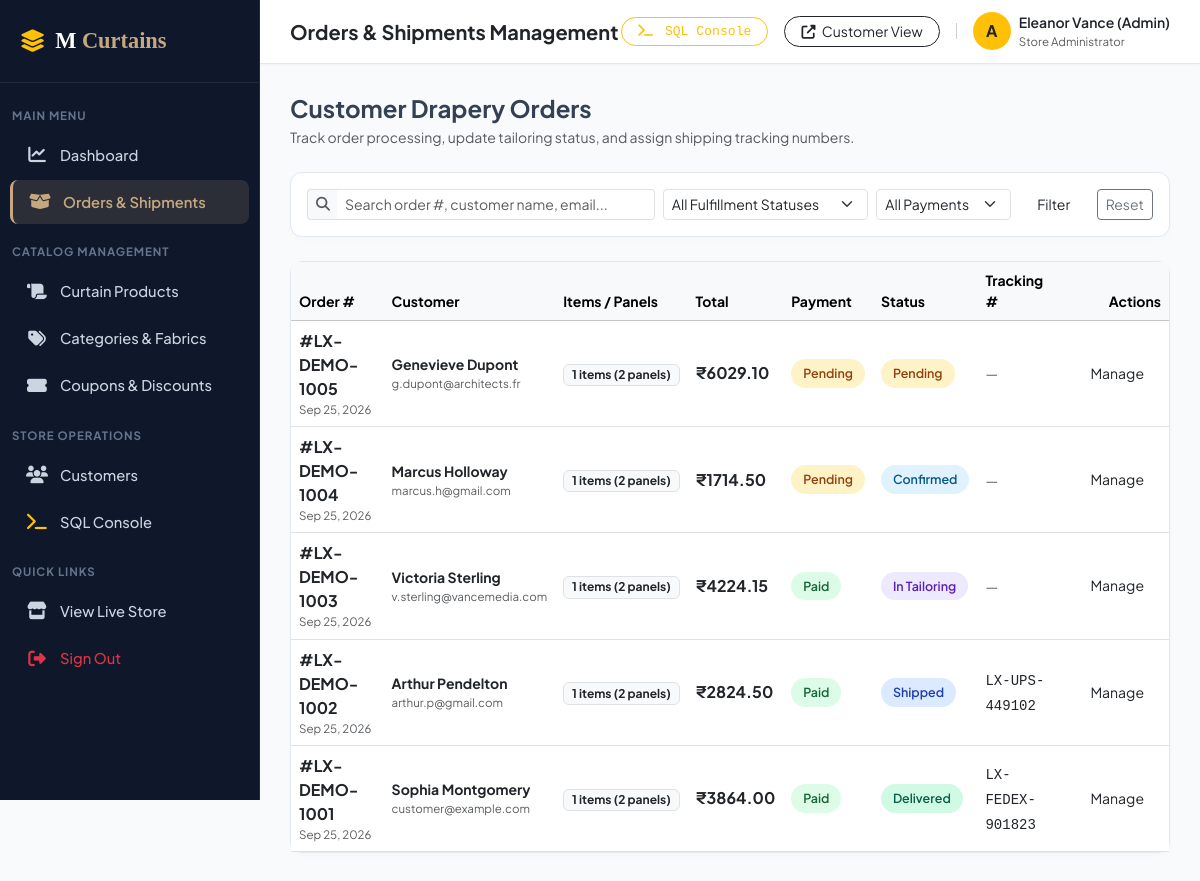
/store-admin/orders/ (signed in), run on the app's committed database.
### apps/user_app/models.py (models this page shows, shortened)
class Order(models.Model):
    STATUS_CHOICES = (
        ('Pending', 'Pending Confirmation'),
        ('Confirmed', 'Order Confirmed'),
        ('Tailoring', 'In Custom Tailoring'),
        ('Shipped', 'Shipped / In Transit'),
        ('Delivered', 'Delivered'),
        ('Cancelled', 'Cancelled'),
    )
    PAYMENT_METHOD_CHOICES = (
        ('card', 'Credit / Debit Card'),
        ('cod', 'Cash on Delivery'),
        ('upi', 'Instant UPI / Net Banking'),
    )
    PAYMENT_STATUS_CHOICES = (
        ('Pending', 'Pending'),
        ('Paid', 'Paid'),
        ('Failed', 'Failed'),
        ('Refunded', 'Refunded'),
    )
    order_number = models.CharField(max_length=50, unique=True, editable=False)
    user = models.ForeignKey(User, on_delete=models.SET_NULL, null=True, blank=True, related_name='orders')
    full_name = models.CharField(max_length=150)
    email = models.EmailField()
    phone = models.CharField(max_length=30)
    street_address = models.CharField(max_length=255)
    apartment_suite = models.CharField(max_length=255, blank=True)
    city = models.CharField(max_length=100)
    state = models.CharField(max_length=100)
    postal_code = models.CharField(max_length=20)
    country = models.CharField(max_length=100, default='India')
    order_notes = models.TextField(blank=True, help_text="Special instructions for curtain hanging or tailoring")
    subtotal = models.DecimalField(max_digits=10, decimal_places=2)
    discount_amount = models.DecimalField(max_digits=10, decimal_places=2, default=0.00)
    shipping_fee = models.DecimalField(max_digits=10, decimal_places=2, default=0.00)
    tax_amount = models.DecimalField(max_digits=10, decimal_places=2, default=0.00)
    total_amount = models.DecimalField(max_digits=10, decimal_places=2)
    payment_method = models.CharField(max_length=30, choices=PAYMENT_METHOD_CHOICES, default='card')
    payment_status = models.CharField(max_length=30, choices=PAYMENT_STATUS_CHOICES, default='Pending')
    status = models.CharField(max_length=30, choices=STATUS_CHOICES, default='Pending')
    tracking_number = models.CharField(max_length=100, blank=True)
    admin_notes = models.TextField(blank=True)
    created_at = models.DateTimeField(auto_now_add=True)
    updated_at = models.DateTimeField(auto_now=True)
    class Meta:
        ordering = ['-created_at']
    @property
    def total_items(self):
        return sum(item.quantity for item in self.items.all())

class OrderItem(models.Model):
    order = models.ForeignKey(Order, on_delete=models.CASCADE, related_name='items')
    product = models.ForeignKey(Product, on_delete=models.SET_NULL, null=True, blank=True)
    product_name = models.CharField(max_length=200)
    product_image_url = models.URLField(max_length=500, blank=True)
    unit_price = models.DecimalField(max_digits=10, decimal_places=2)
    quantity = models.PositiveIntegerField(default=1)
    total_price = models.DecimalField(max_digits=10, decimal_places=2)
    width_cm = models.PositiveIntegerField(default=140)
    drop_cm = models.PositiveIntegerField(default=225)
    pleat_name = models.CharField(max_length=100, default='Standard Eyelet')
    lining_name = models.CharField(max_length=100, default='Standard Unlined')

### apps/admin_app/views.py (the view)
# urls.py: path('orders/', views.orders_list_view, name='orders_list'),
@staff_required
def orders_list_view(request):
    orders = Order.objects.prefetch_related('items').all()
    q = request.GET.get('q', '').strip()
    status = request.GET.get('status', '')
    payment_status = request.GET.get('payment_status', '')
    if q:
        orders = orders.filter(Q(order_number__icontains=q) | Q(full_name__icontains=q) | Q(email__icontains=q))
    if status:
        orders = orders.filter(status=status)
    if payment_status:
        orders = orders.filter(payment_status=payment_status)
    paginator = Paginator(orders, 12)
    page_obj = paginator.get_page(request.GET.get('page'))
    context = {
        'orders': page_obj.object_list,
        'page_obj': page_obj,
        'status_choices': Order.STATUS_CHOICES,
        'q': q,
        'selected_status': status,
        'selected_payment_status': payment_status,
    }
    return render(request, 'store_admin/orders_list.html', context)

### apps/user_app/cart.py (called while the page is built)
    def __len__(self):
        return sum(item['quantity'] for item in self.cart.values())

### apps/user_app/context_processors.py (called while the page is built)
def categories_processor(request):
    return {
        'nav_categories': Category.objects.all()[:8],
    }

def cart_processor(request):
    cart = Cart(request)
    return {
        'cart': cart,
        'cart_total_items': len(cart),
    }

### templates/store_admin/orders_list.html (shortened to what this page needs)
{% extends 'admin_base.html' %}
{% load static %}
{% block page_title %}Orders & Shipments Management{% endblock %}
{% block admin_content %}
<div class="d-flex flex-column flex-md-row justify-content-between align-items-md-center gap-3 mb-4">
  <div>
    <h4 class="fw-bold font-serif mb-1">Customer Drapery Orders</h4>
    <p class="small text-muted mb-0">Track order processing, update tailoring status, and assign shipping tracking numbers.</p>
  </div>
</div>
<div class="admin-card p-3 mb-4">
  <form method="GET" class="row g-2 align-items-center">
    <div class="col-md-5">
      <div class="input-group input-group-sm">
        <span class="input-group-text bg-light border-end-0"><i class="fas fa-search text-muted"></i></span>
        <input type="text" name="q" class="form-control form-control-sm border-start-0" placeholder="Search order #, customer name, email..." value="{{ q }}">
      </div>
    </div>
    <div class="col-md-3">
      <select name="status" class="form-select form-select-sm">
        <option value="">All Fulfillment Statuses</option>
      </select>
    </div>
    <div class="col-md-2">
      <select name="payment_status" class="form-select form-select-sm">
        <option value="">All Payments</option>
      </select>
    </div>
    <div class="col-md-2 d-flex gap-2">
      <button type="submit" class="btn btn-navy btn-sm w-100">Filter</button>
      <a href="{% url 'store_admin:orders_list' %}" class="btn btn-outline-secondary btn-sm">Reset</a>
    </div>
  </form>
</div>
<div class="admin-card">
  <div class="table-responsive">
    <table class="table align-middle mb-0">
      <thead class="table-light small">
        <tr>
          <th>Order #</th>
          <th>Customer</th>
          <th>Items / Panels</th>
          <th>Total</th>
          <th>Payment</th>
          <th>Status</th>
          <th>Tracking #</th>
          <th class="text-end">Actions</th>
        </tr>
      </thead>
      <tbody>
        {% for order in orders %}
          <tr>
            <td>
              <a href="{% url 'store_admin:order_detail' order_number=order.order_number %}" class="fw-bold text-dark text-decoration-none">
                #{{ order.order_number }}
              </a>
              <div class="text-muted" style="font-size: 0.72rem;">{{ order.created_at|date:"M d, Y" }}</div>
            </td>
            <td>
              <div class="fw-bold small text-dark">{{ order.full_name }}</div>
              <div class="text-muted" style="font-size: 0.72rem;">{{ order.email }}</div>
            </td>
            <td>
              <span class="badge bg-light text-dark border">{{ order.items.count }} items ({{ order.total_items }} panels)</span>
            </td>
            <td>
              <div class="fw-bold text-dark">₹{{ order.total_amount }}</div>
            </td>
            <td>
              <span class="status-badge {% if order.payment_status == 'Paid' %}status-paid{% else %}status-pending{% endif %}">
                {{ order.payment_status }}
              </span>
            </td>
            <td>
              {% if order.status == 'Delivered' %}
                <span class="status-badge status-delivered">Delivered</span>
              {% elif order.status == 'Shipped' %}
                <span class="status-badge status-shipped">Shipped</span>
              {% elif order.status == 'Tailoring' %}
                <span class="status-badge status-tailoring">In Tailoring</span>
              {% elif order.status == 'Confirmed' %}
                <span class="status-badge status-confirmed">Confirmed</span>
              {% elif order.status == 'Cancelled' %}
                <span class="status-badge status-cancelled">Cancelled</span>
              {% else %}
                <span class="status-badge status-pending">{{ order.status }}</span>
              {% endif %}
            </td>
            <td>
              {% if order.tracking_number %}
                <code class="small text-dark">{{ order.tracking_number }}</code>
              {% else %}
                <span class="text-muted small">—</span>
              {% endif %}
            </td>
            <td class="text-end">
              <a href="{% url 'store_admin:order_detail' order_number=order.order_number %}" class="btn btn-sm btn-navy py-1 px-3">
                Manage
              </a>
            </td>
          </tr>
        {% empty %}
          <tr>
            <td colspan="8" class="text-center py-4 text-muted">No orders matching criteria.</td>
          </tr>
        {% endfor %}
      </tbody>
    </table>
  </div>
</div>
{% endblock %}

### templates/admin_base.html (shortened to what this page needs)
{% load static %}
<!DOCTYPE html>
<html lang="en">
<head>
  <link rel="stylesheet" href="https://cdnjs.cloudflare.com/ajax/libs/font-awesome/6.5.1/css/all.min.css">
  <link href="https://cdn.jsdelivr.net/npm/bootstrap@5.3.3/dist/css/bootstrap.min.css" rel="stylesheet">
  <link rel="stylesheet" href="{% static 'css/admin.css' %}">
</head>
<body class="admin-body">
  <aside class="admin-sidebar">
    <a href="{% url 'store_admin:dashboard' %}" class="admin-sidebar-brand">
      <i class="fas fa-layer-group text-warning"></i>
      <span>M <span class="gold">Curtains</span></span>
    </a>
    <div class="py-2">
      <div class="admin-nav-section">Main Menu</div>
      <a href="{% url 'store_admin:dashboard' %}" class="admin-nav-item {% if request.resolver_match.url_name == 'dashboard' %}active{% endif %}">
        <i class="fas fa-chart-line"></i> Dashboard
      </a>
      <a href="{% url 'store_admin:orders_list' %}" class="admin-nav-item {% if 'orders' in request.path %}active{% endif %}">
        <i class="fas fa-box-open"></i> Orders & Shipments
      </a>
      <div class="admin-nav-section">Catalog Management</div>
      <a href="{% url 'store_admin:products_list' %}" class="admin-nav-item {% if 'products' in request.path %}active{% endif %}">
        <i class="fas fa-scroll"></i> Curtain Products
      </a>
      <a href="{% url 'store_admin:categories_list' %}" class="admin-nav-item {% if 'categories' in request.path %}active{% endif %}">
        <i class="fas fa-tags"></i> Categories & Fabrics
      </a>
      <a href="{% url 'store_admin:coupons_list' %}" class="admin-nav-item {% if 'coupons' in request.path %}active{% endif %}">
        <i class="fas fa-ticket-alt"></i> Coupons & Discounts
      </a>
      <div class="admin-nav-section">Store Operations</div>
      <a href="{% url 'store_admin:customers_list' %}" class="admin-nav-item {% if 'customers' in request.path %}active{% endif %}">
        <i class="fas fa-users"></i> Customers
      </a>
      <a href="{% url 'store_admin:sql_console' %}" class="admin-nav-item {% if 'sql-console' in request.path %}active{% endif %}">
        <i class="fas fa-terminal text-warning"></i> SQL Console
      </a>
      <div class="admin-nav-section">Quick Links</div>
      <a href="{% url 'core:home' %}" class="admin-nav-item">
        <i class="fas fa-store"></i> View Live Store
      </a>
      <a href="{% url 'store_admin:logout' %}" class="admin-nav-item text-danger">
        <i class="fas fa-sign-out-alt"></i> Sign Out
      </a>
    </div>
  </aside>
  <div class="admin-main-wrapper">
    <header class="admin-topbar">
      <div class="d-flex align-items-center gap-3">
        <span class="fw-bold text-dark fs-5 font-serif">{% block page_title %}Management Portal{% endblock %}</span>
      </div>
      <div class="d-flex align-items-center gap-3">
        <a href="{% url 'store_admin:sql_console' %}" class="btn btn-sm btn-outline-warning rounded-pill px-3 font-monospace" style="font-size: 0.82rem;">
          <i class="fas fa-terminal me-1"></i> SQL Console
        </a>
        <a href="{% url 'core:home' %}" class="btn btn-sm btn-outline-dark rounded-pill px-3">
          <i class="fas fa-external-link-alt me-1"></i> Customer View
        </a>
        <div class="d-flex align-items-center gap-2">
          <div class="rounded-circle bg-warning text-dark fw-bold d-flex align-items-center justify-content-center" style="width: 38px; height: 38px; font-family: var(--font-modern);">
            {{ user.username|slice:":1"|upper }}
          </div>
          <div class="d-none d-sm-block">
            <div class="fw-semibold text-dark small">{{ user.get_full_name|default:user.first_name|default:user.username }}</div>
            <div class="text-muted" style="font-size: 0.72rem;">Store Administrator</div>
          </div>
        </div>
      </div>
    </header>
    <div class="admin-content">
      {% block admin_content %}{% endblock %}
    </div>
  </div>
</body>
</html>

### static/css/admin.css (style rules this page uses)
:root { --admin-sidebar-bg: #0f172a; --admin-sidebar-hover: #1e293b; --admin-gold: #c5a880; --admin-body-bg: #f8fafc; --admin-card-border: #e2e8f0; }
body.admin-body { background-color: var(--admin-body-bg); font-family: 'Plus Jakarta Sans', -apple-system, BlinkMacSystemFont, sans-serif; color: #334155; margin: 0; padding: 0; }
.admin-sidebar { width: 260px; min-height: 100vh; background: var(--admin-sidebar-bg); color: #94a3b8; position: fixed; top: 0; left: 0; z-index: 1000; transition: all 0.3s ease; border-right: 1px solid rgba(255, 255, 255, 0.08); }
.admin-sidebar-brand { padding: 24px 20px; font-family: 'Playfair Display', serif; font-size: 1.4rem; font-weight: 700; color: #ffffff; display: flex; align-items: center; gap: 10px; border-bottom: 1px solid rgba(255, 255, 255, 0.08); text-decoration: none; }
.admin-sidebar-brand span.gold { color: var(--admin-gold); }
.admin-nav-section { padding: 16px 12px 6px; font-size: 0.72rem; font-weight: 700; text-transform: uppercase; letter-spacing: 0.08em; color: #64748b; }
.admin-nav-item { display: flex; align-items: center; gap: 12px; padding: 11px 16px; color: #cbd5e1; text-decoration: none; border-radius: 8px; margin: 3px 10px; font-size: 0.92rem; font-weight: 500; transition: all 0.2s ease; }
.admin-nav-item i { font-size: 1.1rem; width: 22px; text-align: center; }
.admin-nav-item.active { background: rgba(197, 168, 128, 0.15); color: var(--admin-gold); border-left: 3px solid var(--admin-gold); font-weight: 600; }
.admin-main-wrapper { margin-left: 260px; min-height: 100vh; display: flex; flex-direction: column; }
.admin-topbar { background: #ffffff; height: 64px; border-bottom: 1px solid var(--admin-card-border); display: flex; align-items: center; justify-content: space-between; padding: 0 30px; position: sticky; top: 0; z-index: 900; box-shadow: 0 1px 3px rgba(0,0,0,0.03); }
.admin-content { padding: 30px; flex-grow: 1; }
.admin-card { background: #ffffff; border: 1px solid var(--admin-card-border); border-radius: 12px; box-shadow: 0 2px 6px rgba(0,0,0,0.02); margin-bottom: 24px; }
.status-badge { padding: 5px 12px; border-radius: 20px; font-size: 0.78rem; font-weight: 600; display: inline-block; }
.status-pending { background: #fef3c7; color: #92400e; }
.status-confirmed { background: #e0f2fe; color: #075985; }
.status-tailoring { background: #ede9fe; color: #5b21b6; }
.status-shipped { background: #dbeafe; color: #1e40af; }
.status-delivered { background: #d1fae5; color: #065f46; }
.status-paid { background: #dcfce7; color: #166534; }

### data on the page
Order: order_number "LX-DEMO-1005", created_at "Sep 25, 2026", full_name "Genevieve Dupont", email "g.dupont@architects.fr", items.count "1", total_items "2", total_amount "6029.10", payment_status "Pending", status "Pending"
Order: order_number "LX-DEMO-1004", created_at "Sep 25, 2026", full_name "Marcus Holloway", email "marcus.h@gmail.com", items.count "1", total_items "2", total_amount "1714.50", payment_status "Pending", status "Confirmed"
Order: order_number "LX-DEMO-1003", created_at "Sep 25, 2026", full_name "Victoria Sterling", email "v.sterling@vancemedia.com", items.count "1", total_items "2", total_amount "4224.15", payment_status "Paid", status "In Tailoring"
Order: order_number "LX-DEMO-1002", created_at "Sep 25, 2026", full_name "Arthur Pendelton", email "arthur.p@gmail.com", items.count "1", total_items "2", total_amount "2824.50", payment_status "Paid", status "Shipped", tracking_number "LX-UPS-449102"
Order: order_number "LX-DEMO-1001", created_at "Sep 25, 2026", full_name "Sophia Montgomery", email "customer@example.com", items.count "1", total_items "2", total_amount "3864.00", payment_status "Paid", status "Delivered", tracking_number "LX-FEDEX-901823"

### other printed values
{{ user.username|slice:":1"|upper }} "A"
{{ user.get_full_name|default:user.first_name|default:user.username }} "Eleanor Vance (Admin)"
